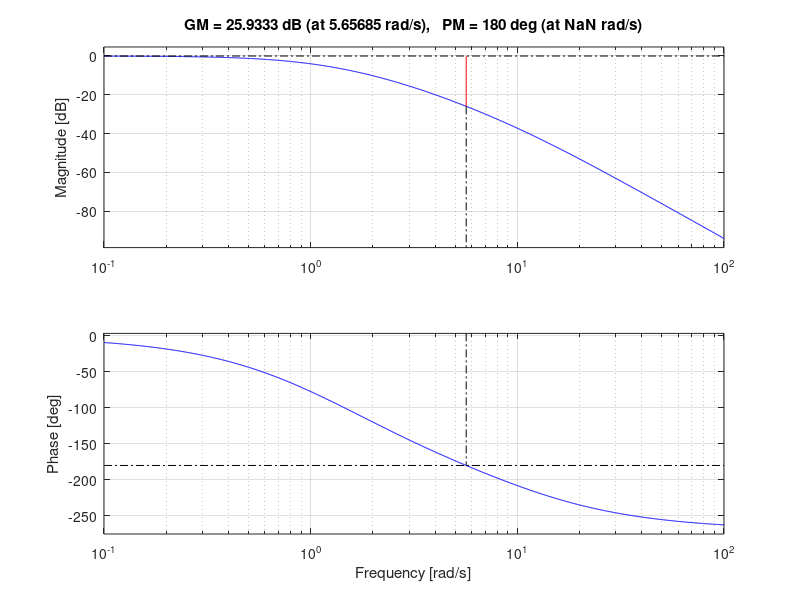
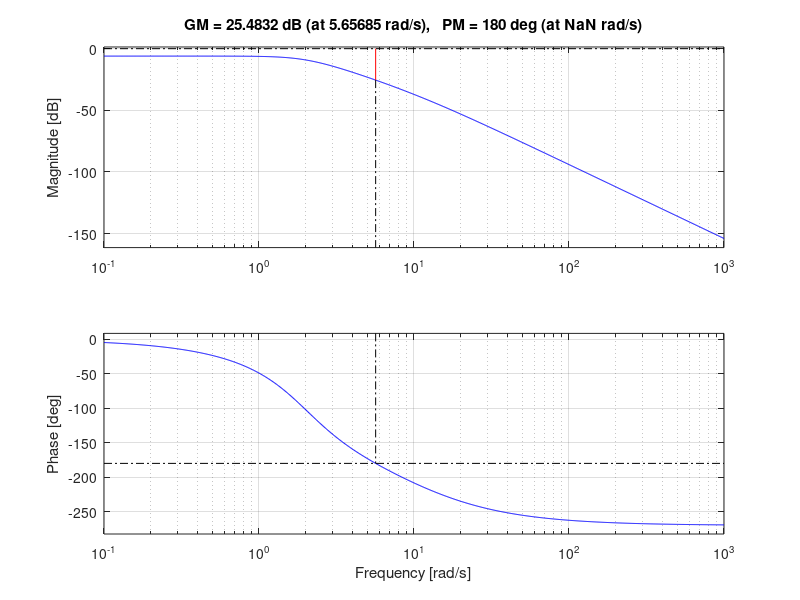

Reproduce these figures in MATLAB, in order.
clc;clear;close all;
G=tf([10],[1 10]);
Gc=tf([2],[1 3 2]);
Fwdtf=G*Gc
Cltf=feedback(Fwdtf,1)

%Bode plot open loop
w=logspace(-1,4,200);
bode(Fwdtf,w);
grid on;
margin(Fwdtf)

%Bode plot closed loop
figure;
bode(Cltf,w);
grid on;
margin(Cltf)